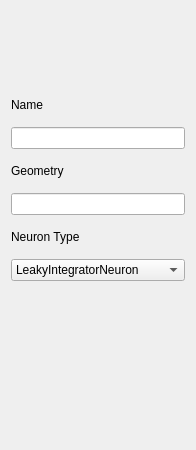
<?xml version="1.0" encoding="UTF-8"?>
<ui version="4.0">
 <class>Form</class>
 <widget class="QWidget" name="Form">
  <property name="geometry">
   <rect>
    <x>0</x>
    <y>0</y>
    <width>196</width>
    <height>450</height>
   </rect>
  </property>
  <property name="windowTitle">
   <string>Form</string>
  </property>
  <layout class="QVBoxLayout" name="verticalLayout">
   <property name="spacing">
    <number>15</number>
   </property>
   <item>
    <spacer name="verticalSpacer_2">
     <property name="orientation">
      <enum>Qt::Vertical</enum>
     </property>
     <property name="sizeHint" stdset="0">
      <size>
       <width>20</width>
       <height>40</height>
      </size>
     </property>
    </spacer>
   </item>
   <item>
    <widget class="QLabel" name="label">
     <property name="text">
      <string>Name</string>
     </property>
    </widget>
   </item>
   <item>
    <widget class="QLineEdit" name="name">
     <property name="alignment">
      <set>Qt::AlignCenter</set>
     </property>
    </widget>
   </item>
   <item>
    <widget class="QLabel" name="label_2">
     <property name="text">
      <string>Geometry</string>
     </property>
    </widget>
   </item>
   <item>
    <widget class="QLineEdit" name="geometry">
     <property name="toolTip">
      <string>&lt;html&gt;&lt;head/&gt;&lt;body&gt;&lt;p&gt;type paramters like (a1,a2,...,an)&lt;/p&gt;&lt;/body&gt;&lt;/html&gt;</string>
     </property>
     <property name="text">
      <string/>
     </property>
     <property name="alignment">
      <set>Qt::AlignCenter</set>
     </property>
    </widget>
   </item>
   <item>
    <widget class="QLabel" name="label_3">
     <property name="text">
      <string>Neuron Type</string>
     </property>
    </widget>
   </item>
   <item>
    <widget class="QComboBox" name="neuron_type">
     <item>
      <property name="text">
       <string>LeakyIntegratorNeuron</string>
      </property>
     </item>
     <item>
      <property name="text">
       <string>Izhikevich</string>
      </property>
     </item>
     <item>
      <property name="text">
       <string>Define Own...</string>
      </property>
     </item>
    </widget>
   </item>
   <item>
    <spacer name="verticalSpacer">
     <property name="orientation">
      <enum>Qt::Vertical</enum>
     </property>
     <property name="sizeHint" stdset="0">
      <size>
       <width>20</width>
       <height>158</height>
      </size>
     </property>
    </spacer>
   </item>
  </layout>
 </widget>
 <resources/>
 <connections/>
</ui>
